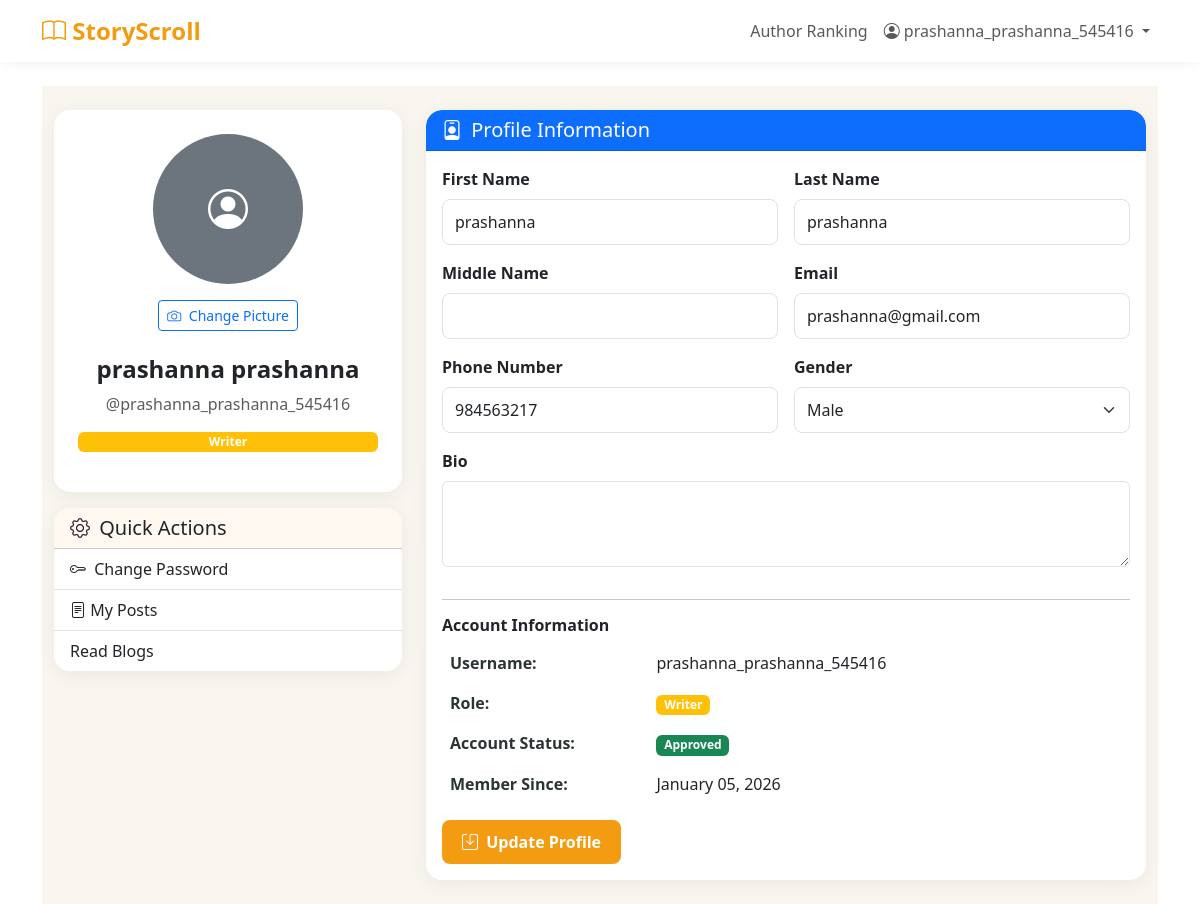
Screenshot of /profile/ (signed in) with the database file from the repository.
### blog/models.py (models this page shows, shortened)
class User(AbstractUser):
    ROLE_CHOICES = [
        ('Admin', 'Admin'),
        ('Writer', 'Writer'),
        ('Reader', 'Reader'),
    ]
    GENDER_CHOICES = [
        ('Male', 'Male'),
        ('Female', 'Female'),
        ('Other', 'Other'),
        ('Prefer not to say', 'Prefer not to say'),
    ]
    role = models.CharField(max_length=10, choices=ROLE_CHOICES, default='Reader')
    middle_name = models.CharField(max_length=150, blank=True, null=True)
    phone_number = models.CharField(max_length=20, blank=True, null=True)
    gender = models.CharField(max_length=20, choices=GENDER_CHOICES, blank=True, null=True)
    bio = models.TextField(blank=True, null=True)
    profile_pic = models.ImageField(
        upload_to='profile_pics/',
        blank=True,
        null=True,
        validators=[FileExtensionValidator(['jpg', 'jpeg', 'png', 'gif'])]
    )
    is_approved = models.BooleanField(default=False)
    writer_request = models.BooleanField(default=False)
    writer_request_message = models.TextField(blank=True, null=True)
    is_deleted = models.BooleanField(default=False)
    deleted_at = models.DateTimeField(blank=True, null=True)
    objects = UserManager()        # default (filtered)
    all_objects = BaseUserManager()  # unfiltered
    def get_full_name_with_middle(self):
        parts = [self.first_name, self.middle_name, self.last_name]
        return " ".join(filter(None, parts))

### blog/views.py (the view, shortened to what this page needs)
# urls.py: path('profile/', views.profile, name='profile'),
@login_required
def profile(request):
    user = request.user
    context = {
        'user': user,
    }
    return render(request, 'blog/profile.html', context)

### blog/models.py (called while the page is built)
    def get_queryset(self):
        return super().get_queryset().filter(is_deleted=False)

### blog/templates/blog/profile.html (shortened to what this page needs)
{% extends 'blog/base.html' %}
{% block content %}
<section class="profile-section py-4">
  <div class="container">
    <div class="row g-4">
      <div class="col-md-4">
        <div class="card soft-card border-0 text-center p-4">
          <form method="POST" enctype="multipart/form-data" class="mb-3">
            {% if user.profile_pic %}
              <img src="{{ user.profile_pic.url }}" alt="Profile Picture"
                   class="img-thumbnail rounded-circle mb-3 profile-pic" id="profile-preview">
            {% else %}
              <div class="avatar-placeholder mb-3 mx-auto" id="profile-preview">
                <i class="bi bi-person-circle text-white fs-1"></i>
              </div>
            {% endif %}
            <div class="mb-2">
              <label for="profile_pic" class="btn btn-sm btn-outline-primary">
                <i class="bi bi-camera me-1"></i> Change Picture
              </label>
            </div>
          </form>
          <h4 class="fw-bold">{{ user.get_full_name_with_middle|default:user.username }}</h4>
          <p class="text-muted">@{{ user.username }}</p>
          <span class="badge role-badge bg-{% if user.role == 'Admin' %}danger{% elif user.role == 'Writer' %}warning{% else %}info{% endif %} mb-3">
            {{ user.role }}
          </span>
        </div>
        <div class="card soft-card mt-3 border-0">
          <div class="card-header bg-amber-light rounded-top-4">
            <h5 class="mb-0"><i class="bi bi-gear me-1"></i> Quick Actions</h5>
          </div>
          <div class="list-group list-group-flush">
            <a href="{% url 'change_password' %}" class="list-group-item list-group-item-action">
              <i class="bi bi-key me-1"></i> Change Password
            </a>
            {% if user.role == 'Writer' %}
              <a href="{% url 'writer_dashboard' %}" class="list-group-item list-group-item-action">
                <i class="bi bi-file-text"></i> My Posts
              </a>
              <a href="{% url 'reader_dashboard' %}" class="list-group-item list-group-item-action">
                 Read Blogs
              </a>
            {% endif %}
          </div>
        </div>
      </div>
      <div class="col-md-8">
        <div class="card soft-card border-0">
          <div class="card-header bg-primary text-white rounded-top-4">
            <h3 class="h5 mb-0"><i class="bi bi-person-badge me-1"></i> Profile Information</h3>
          </div>
          <div class="card-body">
            <form method="POST" enctype="multipart/form-data">
              <div class="row g-3">
                <div class="col-md-6">
                  <label class="form-label fw-semibold">First Name</label>
                  <input type="text" name="first_name" class="form-control" value="{{ user.first_name }}">
                </div>
                <div class="col-md-6">
                  <label class="form-label fw-semibold">Last Name</label>
                  <input type="text" name="last_name" class="form-control" value="{{ user.last_name }}">
                </div>
                <div class="col-md-6">
                  <label class="form-label fw-semibold">Middle Name</label>
                  <input type="text" name="middle_name" class="form-control" value="{{ user.middle_name|default:'' }}">
                </div>
                <div class="col-md-6">
                  <label class="form-label fw-semibold">Email</label>
                  <input type="email" name="email" class="form-control" value="{{ user.email }}">
                </div>
                <div class="col-md-6">
                  <label class="form-label fw-semibold">Phone Number</label>
                  <input type="text" name="phone_number" class="form-control" value="{{ user.phone_number|default:'' }}">
                </div>
                <div class="col-md-6">
                  <label class="form-label fw-semibold">Gender</label>
                  <select name="gender" class="form-select">
                    <option value="Male" {% if user.gender == 'Male' %}selected{% endif %}>Male</option>
                  </select>
                </div>
                <div class="col-12">
                  <label class="form-label fw-semibold">Bio</label>
                  <textarea name="bio" class="form-control" rows="3">{{ user.bio|default:'' }}</textarea>
                </div>
                <div class="col-12">
                  <hr>
                  <h6 class="fw-semibold">Account Information</h6>
                  <table class="table table-borderless mb-0">
                    <tr><th width="30%">Username:</th><td>{{ user.username }}</td></tr>
                    <tr>
                      <th>Role:</th>
                      <td><span class="badge bg-{% if user.role == 'Admin' %}danger{% elif user.role == 'Writer' %}warning{% else %}info{% endif %}">{{ user.role }}</span></td>
                    </tr>
                    <tr>
                      <th>Account Status:</th>
                      <td>
                        {% if user.is_approved %}
                          <span class="badge bg-success">Approved</span>
                        {% else %}
                          <span class="badge bg-warning">Pending Approval</span>
                        {% endif %}
                      </td>
                    </tr>
                    <tr><th>Member Since:</th><td>{{ user.date_joined|date:"F d, Y" }}</td></tr>
                  </table>
                </div>
                <div class="col-12">
                  <button type="submit" class="btn btn-primary">
                    <i class="bi bi-save me-1"></i> Update Profile
                  </button>
                </div>
              </div>
            </form>
          </div>
        </div>
      </div>
    </div>
  </div>
</section>
{% endblock %}

### blog/templates/blog/base.html (shortened to what this page needs)
<!DOCTYPE html>
<html lang="en">
<head>
    <link href="https://cdn.jsdelivr.net/npm/bootstrap@5.3.0/dist/css/bootstrap.min.css" rel="stylesheet">
    <link rel="stylesheet" href="https://cdn.jsdelivr.net/npm/bootstrap-icons@1.11.0/font/bootstrap-icons.css">
</head>
<body>
    {% if user.is_authenticated %}
    <nav class="navbar navbar-expand-lg navbar-light mb-4">
        <div class="container">
            <a class="navbar-brand" href="{% url 'home' %}">
                <i class="bi bi-book"></i> StoryScroll
            </a>
            <div class="collapse navbar-collapse" id="navbarNav">
                <ul class="navbar-nav ms-auto">
                    {% if user.role == 'Reader' %}
                        <li class="nav-item"><a class="nav-link" href="{% url 'author_ranking' %}">Author Ranking</a></li>
                    {% elif user.role == 'Writer' %}
                        <li class="nav-item"><a class="nav-link" href="{% url 'author_ranking' %}">Author Ranking</a></li>
                    {% endif %}
                    <li class="nav-item dropdown">
                        <a class="nav-link dropdown-toggle" href="#" id="navbarDropdown" role="button" data-bs-toggle="dropdown">
                            <i class="bi bi-person-circle"></i> {{ user.username }}
                        </a>
                    </li>
                </ul>
            </div>
        </div>
    </nav>
    {% endif %}
    <div class="container">
        {% block content %}{% endblock %}
    </div>
</body>
</html>

### blog/templates/blog/base.html (style rules this page uses)
:root { --primary-color: #f39c12; --secondary-color: #e67e22; -color: #f9f5ef; --text-dark: #2d3436; --text-light: #636e72; --card-radius: 1rem; }
body { font-family: 'Segoe UI', Tahoma, Geneva, Verdana, sans-serif; background: var(--bg-color); min-height: 100vh; color: var(--text-dark); }
.navbar { background: #fff !important; box-shadow: 0 2px 10px rgba(0,0,0,0.05); }
.navbar-brand { font-weight: 700; color: var(--primary-color) !important; font-size: 1.5rem; }
.card { border: none; border-radius: var(--card-radius); box-shadow: 0 4px 20px rgba(0,0,0,0.08); }
.btn-primary, .btn-orange { background: var(--primary-color); border: none; border-radius: 8px; padding: 10px 20px; font-weight: 600; color: #fff; }
a { color: var(--primary-color); text-decoration: none; }
input.form-control, select.form-select { border-radius: 0.5rem; border: 1px solid #e1e1e1; padding: 0.625rem 0.75rem; }

### blog/templates/blog/profile.html (style rules this page uses)
.profile-section { background: #f9f5ef; }
.soft-card { border-radius: 1rem; box-shadow: 0 4px 20px rgba(0,0,0,0.06); overflow: hidden; }
.rounded-top-4 { border-top-left-radius: 1rem !important; border-top-right-radius: 1rem !important; }
.bg-amber-light { background: #fff8f0; }
.avatar-placeholder { width: 150px; height: 150px; background: #6c757d; border-radius: 50%; display: flex; align-items: center; justify-content: center; }
.table th { font-weight: 600; color: #2d3436; }
.avatar-placeholder { margin: 0 auto; }

### rows the page displays
User: username "prashanna_prashanna_545416", get_full_name_with_middle "prashanna prashanna", role "Writer", first_name "prashanna", last_name "prashanna", email "prashanna@gmail.com", phone_number "984563217", gender "Male", date_joined "January 05, 2026"
